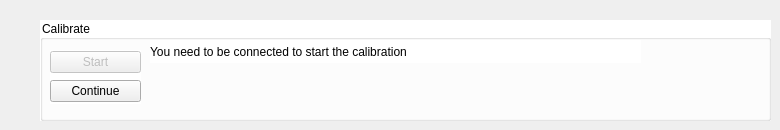
      <widget class="QWidget" name="Calibrate">
       <attribute name="title">
        <string>Calibrate</string>
       </attribute>
       <widget class="QGroupBox" name="groupBox_4">
        <property name="geometry">
         <rect>
          <x>40</x>
          <y>20</y>
          <width>731</width>
          <height>101</height>
         </rect>
        </property>
        <property name="styleSheet">
         <string notr="true">background:white;</string>
        </property>
        <property name="title">
         <string>Calibrate</string>
        </property>
        <widget class="QWidget" name="layoutWidget_13">
         <property name="geometry">
          <rect>
           <x>10</x>
           <y>30</y>
           <width>91</width>
           <height>54</height>
          </rect>
         </property>
         <layout class="QGridLayout" name="gridLayout_4">
          <item row="0" column="0">
           <widget class="QPushButton" name="CAL_StartButton">
            <property name="enabled">
             <bool>false</bool>
            </property>
            <property name="styleSheet">
             <string notr="true">background:none;</string>
            </property>
            <property name="text">
             <string>Start</string>
            </property>
           </widget>
          </item>
          <item row="1" column="0">
           <widget class="QPushButton" name="CAL_ContinueButton">
            <property name="styleSheet">
             <string notr="true">background:none;</string>
            </property>
            <property name="text">
             <string>Continue</string>
            </property>
           </widget>
          </item>
         </layout>
        </widget>
        <widget class="QLabel" name="CAL_Label">
         <property name="geometry">
          <rect>
           <x>110</x>
           <y>20</y>
           <width>491</width>
           <height>23</height>
          </rect>
         </property>
         <property name="styleSheet">
          <string notr="true">background:white;</string>
         </property>
         <property name="text">
          <string>You need to be connected to start the calibration</string>
         </property>
        </widget>
       </widget>
      </widget>
